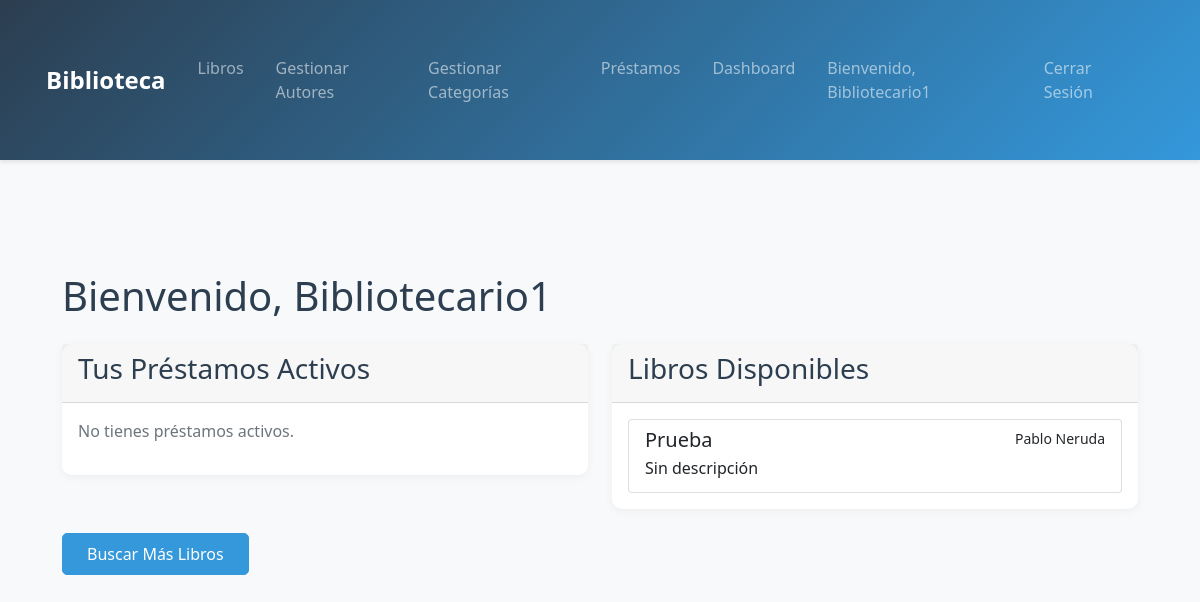
/ (signed in), run on the app's committed database.
### Usuarios/models.py (models this page shows, shortened)
class Usuario(AbstractUser):
    ROLE_CHOICES = [
        ('ADMIN', 'Administrador'),
        ('BIBLIOTECARIO', 'Bibliotecario'),
        ('USUARIO', 'Usuario Regular')
    ]
    role = models.CharField(
        max_length=20,
        choices=ROLE_CHOICES,
        default='USUARIO',
        verbose_name='Rol'
    )
    direccion = models.CharField(max_length=200)
    telefono = models.CharField(max_length=20)
    notificacion_prestamo = models.BooleanField(default=True, help_text='Recibir notificaciones cuando tomes prestado un libro')
    notificacion_vencimiento = models.BooleanField(default=True, help_text='Recibir notificaciones próximos a vencer')
    notificacion_devolucion = models.BooleanField(default=True, help_text='Recibir notificaciones cuando devuelvas un libro')
    fecha_registro = models.DateTimeField(default=timezone.now)
    class Meta:
        verbose_name = 'Usuario'
        verbose_name_plural = 'Usuarios'
        permissions = [
            ('can_manage_books', 'Puede gestionar libros'),
            ('can_manage_users', 'Puede gestionar usuarios'),
            ('can_view_statistics', 'Puede ver estadísticas')
        ]

### libros/models.py (models this page shows, shortened)
class Libro(models.Model):
    ESTADO_CHOICES = [
        ('DISPONIBLE', 'Disponible'),
        ('PRESTADO', 'Prestado'),
        ('RESERVADO', 'Reservado'),
        ('NO_DISPONIBLE', 'No Disponible')
    ]
    titulo = models.CharField(max_length=200)
    autor = models.ForeignKey(Autor, on_delete=models.CASCADE, related_name='libros')
    categoria = models.ForeignKey(Categoria, on_delete=models.PROTECT, related_name='libros')
    isbn = models.CharField(max_length=13, unique=True)
    fecha_publicacion = models.DateField()
    estado = models.CharField(max_length=20, choices=ESTADO_CHOICES, default='DISPONIBLE')
    descripcion = models.TextField(default='Sin descripción')
    imagen = models.ImageField(upload_to='libros/', null=True, blank=True)
    imagen_url = models.URLField(
        max_length=500,
        default='https://media.istockphoto.com/id/1415203156/es/vector/página-de-error-icono-vectorial-de-página-no-encontrada-en-el-diseño-de-estilo-de-línea.jpg?s=612x612&w=0&k=20&c=nss_aWPtTb0hpc4oiGfFs_PGfihrNwVX06wxkWVkBfQ=',
        null=True,
        blank=True
    )
    fecha_creacion = models.DateTimeField(default=timezone.now)
    fecha_actualizacion = models.DateTimeField(auto_now=True)
    class Meta:
        ordering = ['titulo']

class Autor(models.Model):
    NACIONALIDADES = [
        ('AR', 'Argentina'),
        ('BO', 'Bolivia'),
        ('BR', 'Brasil'),
        ('CL', 'Chile'),
        ('CO', 'Colombia'),
        ('EC', 'Ecuador'),
        ('ES', 'España'),
        ('MX', 'México'),
        ('PE', 'Perú'),
        ('PY', 'Paraguay'),
        ('UY', 'Uruguay'),
        ('VE', 'Venezuela'),
        ('OT', 'Otra')
    ]
    nombre = models.CharField(max_length=100)
    apellido = models.CharField(max_length=100)
    nacionalidad = models.CharField(max_length=2, choices=NACIONALIDADES, default='OT')
    biografia = models.TextField(blank=True)
    def __str__(self):
        return f"{self.nombre} {self.apellido}"
    class Meta:
        ordering = ['apellido', 'nombre']

### Usuarios/views.py (the view)
# urls.py: path('', views.home, name='home'),
def home(request):
    if request.user.is_authenticated:
        libros = Libro.objects.all()
        prestamos_activos = Prestamo.objects.filter(usuario=request.user, devuelto=False)
        return render(request, 'usuarios/dashboard.html', {
            'libros': libros,
            'prestamos_activos': prestamos_activos
        })
    else:
        libros_recientes = Libro.objects.filter(estado='DISPONIBLE').order_by('-fecha_creacion')[:5]
        return render(request, 'home.html', {'libros_recientes': libros_recientes})

### Usuarios/templates/usuarios/dashboard.html
{% extends 'base.html' %}
{% block content %}
<div class="container mt-4">
    <h1>Bienvenido, {{ user.get_full_name|default:user.username }}</h1>
    <div class="row mt-4">
        <div class="col-md-6">
            <div class="card">
                <div class="card-header">
                    <h3>Tus Préstamos Activos</h3>
                </div>
                <div class="card-body">
                    {% if prestamos_activos %}
                        <ul class="list-group">
                        {% for prestamo in prestamos_activos %}
                            <li class="list-group-item d-flex justify-content-between align-items-center">
                                {{ prestamo.libro.titulo }}
                                <span class="badge bg-primary rounded-pill">
                                    Vence: {{ prestamo.fecha_devolucion_esperada|date:"d/m/Y" }}
                                </span>
                            </li>
                        {% endfor %}
                        </ul>
                    {% else %}
                        <p class="text-muted">No tienes préstamos activos.</p>
                    {% endif %}
                </div>
            </div>
        </div>
        <div class="col-md-6">
            <div class="card">
                <div class="card-header">
                    <h3>Libros Disponibles</h3>
                </div>
                <div class="card-body">
                    {% if libros %}
                        <div class="list-group">
                        {% for libro in libros %}
                            {% if libro.estado == 'DISPONIBLE' %}
                                <a href="{% url 'ver_libro' libro.id %}" class="list-group-item list-group-item-action">
                                    <div class="d-flex w-100 justify-content-between">
                                        <h5 class="mb-1">{{ libro.titulo }}</h5>
                                        <small>{{ libro.autor }}</small>
                                    </div>
                                    <p class="mb-1">{{ libro.descripcion|truncatewords:20 }}</p>
                                </a>
                            {% endif %}
                        {% endfor %}
                        </div>
                    {% else %}
                        <p class="text-muted">No hay libros disponibles en este momento.</p>
                    {% endif %}
                </div>
            </div>
        </div>
    </div>
    <div class="mt-4">
        <a href="{% url 'buscar_libros' %}" class="btn btn-primary">Buscar Más Libros</a>
    </div>
</div>
{% endblock %}

### templates/base.html (shortened to what this page needs)
<!DOCTYPE html>
<html lang="es">
<head>
    <link href="https://cdn.jsdelivr.net/npm/bootstrap@5.1.3/dist/css/bootstrap.min.css" rel="stylesheet">
    <link href="https://cdnjs.cloudflare.com/ajax/libs/font-awesome/5.15.4/css/all.min.css" rel="stylesheet">
    {% load static %}
    <link href="{% static 'css/styles.css' %}" rel="stylesheet">
</head>
<body>
    <nav class="navbar navbar-expand-lg navbar-dark bg-dark">
        <div class="container">
            <a class="navbar-brand" href="{% url 'lista_libros' %}">Biblioteca</a>
            <div class="collapse navbar-collapse" id="navbarNav">
                <ul class="navbar-nav">
                    <li class="nav-item">
                        <a class="nav-link" href="{% url 'lista_libros' %}">Libros</a>
                    </li>
                    {% if user.is_authenticated %}
                        {% if user.is_staff %}
                            <li class="nav-item">
                                <a class="nav-link" href="{% url 'gestionar_autores' %}">Gestionar Autores</a>
                            </li>
                            <li class="nav-item">
                                <a class="nav-link" href="{% url 'gestionar_categorias' %}">Gestionar Categorías</a>
                            </li>
                            <li class="nav-item">
                                <a class="nav-link" href="{% url 'lista_prestamos' %}">Préstamos</a>
                            </li>
                            <li class="nav-item">
                                <a class="nav-link" href="{% url 'dashboard' %}">Dashboard</a>
                            </li>
                        {% endif %}
                    {% endif %}
                </ul>
                <ul class="navbar-nav ms-auto">
                    {% if user.is_authenticated %}
                        <li class="nav-item">
                            <span class="nav-link">Bienvenido, {{ user.username }}</span>
                        </li>
                        <li class="nav-item">
                            <a class="nav-link" href="{% url 'logout' %}">Cerrar Sesión</a>
                        </li>
                    {% endif %}
                </ul>
            </div>
        </div>
    </nav>
    <div class="container mt-4">
        {% block content %}
        {% endblock %}
    </div>
    {% load static %}
</body>
</html>

### static/css/styles.css (style rules this page uses)
:root { --primary-color: #2c3e50; --secondary-color: #3498db; --accent-color: #e74c3c; --background-color: #f8f9fa; --text-color: #2c3e50; }
body { background-color: var(--background-color); color: var(--text-color); font-family: 'Segoe UI', system-ui, -apple-system, sans-serif; }
.navbar { background: linear-gradient(135deg, var(--primary-color), var(--secondary-color)) !important; box-shadow: 0 2px 4px rgba(0,0,0,0.1); padding: 1rem 0; }
.navbar-brand { font-weight: 600; font-size: 1.5rem; }
.nav-link { font-weight: 500; padding: 0.5rem 1rem !important; transition: color 0.3s ease; }
.card { border: none; border-radius: 10px; background: white; box-shadow: 0 2px 10px rgba(0,0,0,0.05); }
.btn-primary { background-color: var(--secondary-color); border-color: var(--secondary-color); padding: 0.5rem 1.5rem; border-radius: 5px; font-weight: 500; }
.container { padding: 2rem 1rem; }

### data on the page
Usuario: username "Bibliotecario1", get_full_name "Bibliotecario1"
Libro: titulo "Prueba", autor "Pablo Neruda", descripcion "Sin descripción"
